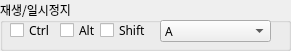
   <widget class="QGroupBox" name="play_pause">
    <property name="geometry">
     <rect>
      <x>30</x>
      <y>50</y>
      <width>291</width>
      <height>51</height>
     </rect>
    </property>
    <property name="font">
     <font>
      <family>맑은 고딕</family>
     </font>
    </property>
    <property name="title">
     <string>재생/일시정지</string>
    </property>
    <widget class="QCheckBox" name="pCtrl">
     <property name="geometry">
      <rect>
       <x>10</x>
       <y>20</y>
       <width>41</width>
       <height>21</height>
      </rect>
     </property>
     <property name="font">
      <font>
       <family>맑은 고딕</family>
      </font>
     </property>
     <property name="text">
      <string>Ctrl</string>
     </property>
    </widget>
    <widget class="QCheckBox" name="pAlt">
     <property name="geometry">
      <rect>
       <x>60</x>
       <y>20</y>
       <width>41</width>
       <height>21</height>
      </rect>
     </property>
     <property name="font">
      <font>
       <family>맑은 고딕</family>
      </font>
     </property>
     <property name="text">
      <string>Alt</string>
     </property>
    </widget>
    <widget class="QCheckBox" name="pShift">
     <property name="geometry">
      <rect>
       <x>100</x>
       <y>20</y>
       <width>51</width>
       <height>21</height>
      </rect>
     </property>
     <property name="font">
      <font>
       <family>맑은 고딕</family>
      </font>
     </property>
     <property name="text">
      <string>Shift</string>
     </property>
    </widget>
    <widget class="QComboBox" name="pbox">
     <property name="geometry">
      <rect>
       <x>160</x>
       <y>20</y>
       <width>111</width>
       <height>22</height>
      </rect>
     </property>
     <item>
      <property name="text">
       <string>A</string>
      </property>
     </item>
     <item>
      <property name="text">
       <string>B</string>
      </property>
     </item>
     <item>
      <property name="text">
       <string>C</string>
      </property>
     </item>
     <item>
      <property name="text">
       <string>D</string>
      </property>
     </item>
     <item>
      <property name="text">
       <string>E</string>
      </property>
     </item>
     <item>
      <property name="text">
       <string>F</string>
      </property>
     </item>
     <item>
      <property name="text">
       <string>G</string>
      </property>
     </item>
     <item>
      <property name="text">
       <string>H</string>
      </property>
     </item>
     <item>
      <property name="text">
       <string>I</string>
      </property>
     </item>
     <item>
      <property name="text">
       <string>J</string>
      </property>
     </item>
     <item>
      <property name="text">
       <string>K</string>
      </property>
     </item>
     <item>
      <property name="text">
       <string>L</string>
      </property>
     </item>
     <item>
      <property name="text">
       <string>M</string>
      </property>
     </item>
     <item>
      <property name="text">
       <string>N</string>
      </property>
     </item>
     <item>
      <property name="text">
       <string>O</string>
      </property>
     </item>
     <item>
      <property name="text">
       <string>P</string>
      </property>
     </item>
     <item>
      <property name="text">
       <string>Q</string>
      </property>
     </item>
     <item>
      <property name="text">
       <string>R</string>
      </property>
     </item>
     <item>
      <property name="text">
       <string>S</string>
      </property>
     </item>
     <item>
      <property name="text">
       <string>T</string>
      </property>
     </item>
     <item>
      <property name="text">
       <string>U</string>
      </property>
     </item>
     <item>
      <property name="text">
       <string>V</string>
      </property>
     </item>
     <item>
      <property name="text">
       <string>W</string>
      </property>
     </item>
     <item>
      <property name="text">
       <string>X</string>
      </property>
     </item>
     <item>
      <property name="text">
       <string>Y</string>
      </property>
     </item>
     <item>
      <property name="text">
       <string>N</string>
      </property>
     </item>
     <item>
      <property name="text">
       <string>Z</string>
      </property>
     </item>
     <item>
      <property name="text">
       <string>[F1]</string>
      </property>
     </item>
     <item>
      <property name="text">
       <string>[F2]</string>
      </property>
     </item>
     <item>
      <property name="text">
       <string>[F3]</string>
      </property>
     </item>
     <item>
      <property name="text">
       <string>[F4]</string>
      </property>
     </item>
     <item>
      <property name="text">
       <string>[F5]</string>
      </property>
     </item>
     <item>
      <property name="text">
       <string>[F6]</string>
      </property>
     </item>
     <item>
      <property name="text">
       <string>[F7]</string>
      </property>
     </item>
     <item>
      <property name="text">
       <string>[F8]</string>
      </property>
     </item>
     <item>
      <property name="text">
       <string>[F9]</string>
      </property>
     </item>
     <item>
      <property name="text">
       <string>[F10]</string>
      </property>
     </item>
     <item>
      <property name="text">
       <string>[F11]</string>
      </property>
     </item>
     <item>
      <property name="text">
       <string>[F12]</string>
      </property>
     </item>
     <item>
      <property name="text">
       <string>[ESC]</string>
      </property>
     </item>
     <item>
      <property name="text">
       <string>[TAP]</string>
      </property>
     </item>
     <item>
      <property name="text">
       <string>[CapsLock]</string>
      </property>
     </item>
     <item>
      <property name="text">
       <string>`(~)</string>
      </property>
     </item>
     <item>
      <property name="text">
       <string>1</string>
      </property>
     </item>
     <item>
      <property name="text">
       <string>2</string>
      </property>
     </item>
     <item>
      <property name="text">
       <string>3</string>
      </property>
     </item>
     <item>
      <property name="text">
       <string>4</string>
      </property>
     </item>
     <item>
      <property name="text">
       <string>5</string>
      </property>
     </item>
     <item>
      <property name="text">
       <string>6</string>
      </property>
     </item>
     <item>
      <property name="text">
       <string>7</string>
      </property>
     </item>
     <item>
      <property name="text">
       <string>8</string>
      </property>
     </item>
     <item>
      <property name="text">
       <string>9</string>
      </property>
     </item>
     <item>
      <property name="text">
       <string>0</string>
      </property>
     </item>
     <item>
      <property name="text">
       <string>-</string>
      </property>
     </item>
     <item>
      <property name="text">
       <string>+</string>
      </property>
     </item>
     <item>
      <property name="text">
       <string>[INSERT]</string>
      </property>
     </item>
     <item>
      <property name="text">
       <string>[HOME]</string>
      </property>
     </item>
     <item>
      <property name="text">
       <string>[PAGEUP]</string>
      </property>
     </item>
     <item>
      <property name="text">
       <string>[PAGEDOWN]</string>
      </property>
     </item>
     <item>
      <property name="text">
       <string>[DELETE]</string>
      </property>
     </item>
     <item>
      <property name="text">
       <string>[END]</string>
      </property>
     </item>
     <item>
      <property name="text">
       <string>[Up]</string>
      </property>
     </item>
     <item>
      <property name="text">
       <string>[Down]</string>
      </property>
     </item>
     <item>
      <property name="text">
       <string>[Left]</string>
      </property>
     </item>
     <item>
      <property name="text">
       <string>[Right]</string>
      </property>
     </item>
    </widget>
   </widget>
